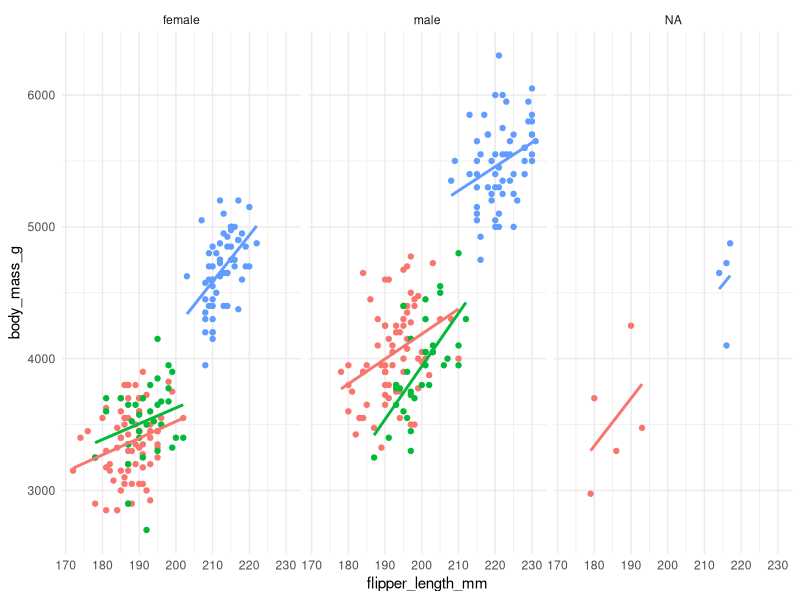
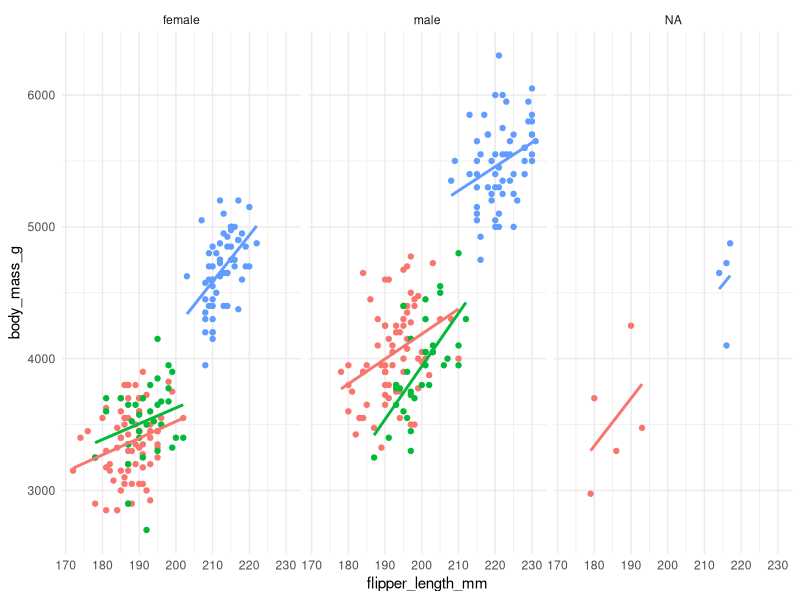

The R script that drew these images, in order:

            library(ggplot2)
            library(palmerpenguins)
            built_answer <- tryCatch(
                {
                    set.seed(42)
                    ggplot(penguins, aes(x = flipper_length_mm, y = body_mass_g, colour = species)) + geom_point() + geom_smooth(method = "lm", se = FALSE) + facet_wrap(~ sex) + theme_minimal() + theme(legend.position = "none")
                    suppressWarnings(
                        if (!file.exists("/sandbox/figures/flipper-length_body-mass_scatter_smooth_facet_sex_legend_off_answer.png")) {
                            ggsave(
                                width = 3,
                                height = 3,
                                "/sandbox/figures/flipper-length_body-mass_scatter_smooth_facet_sex_legend_off_answer.png"
                            )
                        }
                    )
                    suppressWarnings(
                        ggplot_build(last_plot())
                    )
                },
                error = function(e) {
                    'ERROR'
                }
            )
            built_submission <- tryCatch(
                {
                    set.seed(42)
                    library(ggplot2)

ggplot(penguins, aes(x = flipper_length_mm, y = body_mass_g, color = species)) +
  geom_point() +
  geom_smooth(method = "lm", se = FALSE) +
  facet_wrap(~ sex) +
  theme_minimal() +
  theme(legend.position = "none")
                    suppressWarnings(
                        ggsave(
                            width = 3,
                            height = 3,
                            "figures/flipper-length_body-mass_scatter_smooth_facet_sex_legend_off_submission_gemma.png"
                        )
                    )
                    suppressWarnings(
                        ggplot_build(last_plot())
                    )
                },
                error = function(e) {
                    'ERROR'
                }
            )
            cat(isTRUE(all.equal(built_answer, built_submission)))
        
